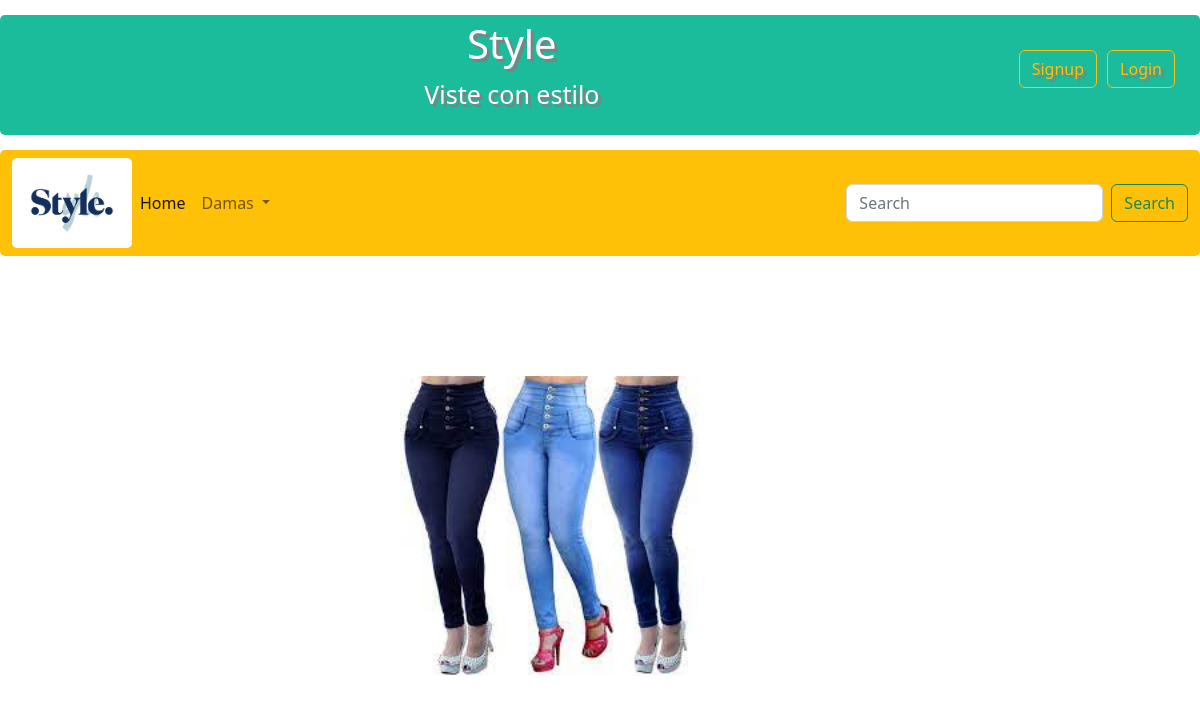
The app's page /tommy/, older data.
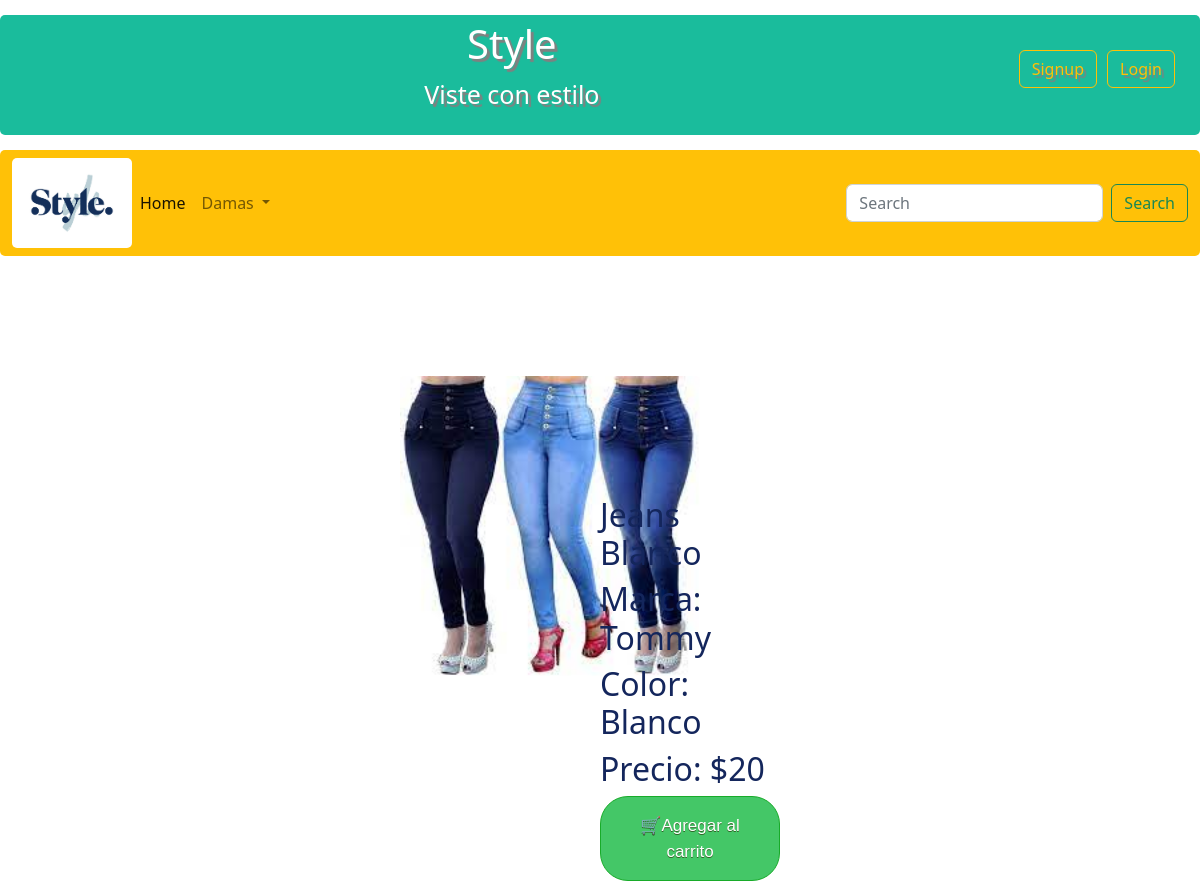
The same page, newer data.
### store/models.py (models this page shows, shortened)
class productos(models.Model):
    marca = models.CharField(max_length=200)
    color = models.CharField(max_length=200)
    descripcion = models.CharField(max_length=200)
    precio = models.IntegerField()

### store/views.py (the view)
# urls.py: path('tommy/', views.tommy, name='tommy'),
def tommy(request):
    t = productos.objects.filter(id="4")
    return render(request, 'db-temp/tommy.html', {
        't': t
    })

### store/templates/db-temp/tommy.html (shortened to what this page needs)
{% load static %}
<!DOCTYPE html>
<html lang="en">
<head>
    <link rel="stylesheet" href= '{% static "css/estilo1.css"%}'/>
    <link rel="stylesheet" href= '{% static "css/bootstrap.min.css"%}'/>
</head>
<body>
    <div class="header" >
      <div>
        <a type="button" href="{% url 'login' %}" class="btn btn-outline-warning" style="float:right; margin:30px 20px 0px 0px ";>Login</a>
        <a type="button" href="{% url 'signup' %}" class="btn btn-outline-warning" style="float:right;  margin:30px 10px 0px 0px ";>Signup</a>
      </div>
      <div id="brand">
        <h1 id=Style>Style</h1>
        <p>Viste con estilo</p>
      </div>
    </div>
    <nav class="navbar navbar-expand-lg bg-warning">
        <div class="container-fluid">
            <img src= '{% static "Carrusel y logo/logo.jpg"%}' alt="Bootstrap" width="120" height="90">
          <div class="collapse navbar-collapse" id="navbarSupportedContent">
            <ul class="navbar-nav me-auto mb-2 mb-lg-0">
              <li class="nav-item">
                <a class="nav-link active" aria-current="page" href="{% url 'home' %}">Home</a>
              </li>
              <li class="nav-item dropdown">
                <a class="nav-link dropdown-toggle" href="#" role="button" data-bs-toggle="dropdown" aria-expanded="false">
                  Damas
                </a>
              </li>
            </ul>
            <form class="d-flex" role="search">
              <input class="form-control me-2" type="search" placeholder="Search" aria-label="Search">
              <button class="btn btn-outline-success" type="submit">Search</button>
            </form>
          </div>
        </div>
      </nav>
    <div style="display:inline; margin-left:-20px;">
      <img src='{% static "Damas/Panatalones-Dama/pantalondama4.jpg" %}' alt="galeriacamisas"  width="300px" height="auto" style="margin: 10% 0px 0px 35%; position:relative;">
      {% for x in t %}
      <div  style="float:right; color:#14265c; padding: 20% 35% 0% 10%; margin: -35% 0% 0% 40%; position:absolute">
          <h2>{{x.descripcion}}</h2>
          <h2>Marca: {{x.marca}}</h2>
          <h2>Color: {{x.color}}</h2>
          <h2>Precio: ${{x.precio}}</h2>
          <button class="myButton">🛒Agregar al carrito</button>
      </div>
      {% endfor %}
    </div>

### store/static/css/estilo1.css (style rules this page uses)
* { border-radius: 5px; }
.header { padding: 5px; text-align: center; text-shadow: 3px 3px 1px gray; background: #1abc9c; color: white; font-size: 25px; margin-bottom: 15px; margin-top : 15px; }
#brand { display:inline-block; animation-name: text; animation-duration: 4s; animation-iteration-count: 3; animation-delay: 4s; animation-direction: alternate; }
.myButton { background-color:#44c767; border-radius:28px; border:1px solid #18ab29; display:inline-block; cursor:pointer; color:#ffffff; font-family:Arial; font-size:17px; padding:16px 31px; text-decoration:none; text-shadow:0px 1px 0px #2f6627; }

Row changes from the older to the newer data that the page shows:
added productos: descripcion "Jeans Blanco", marca "Tommy", color "Blanco", precio "20"
